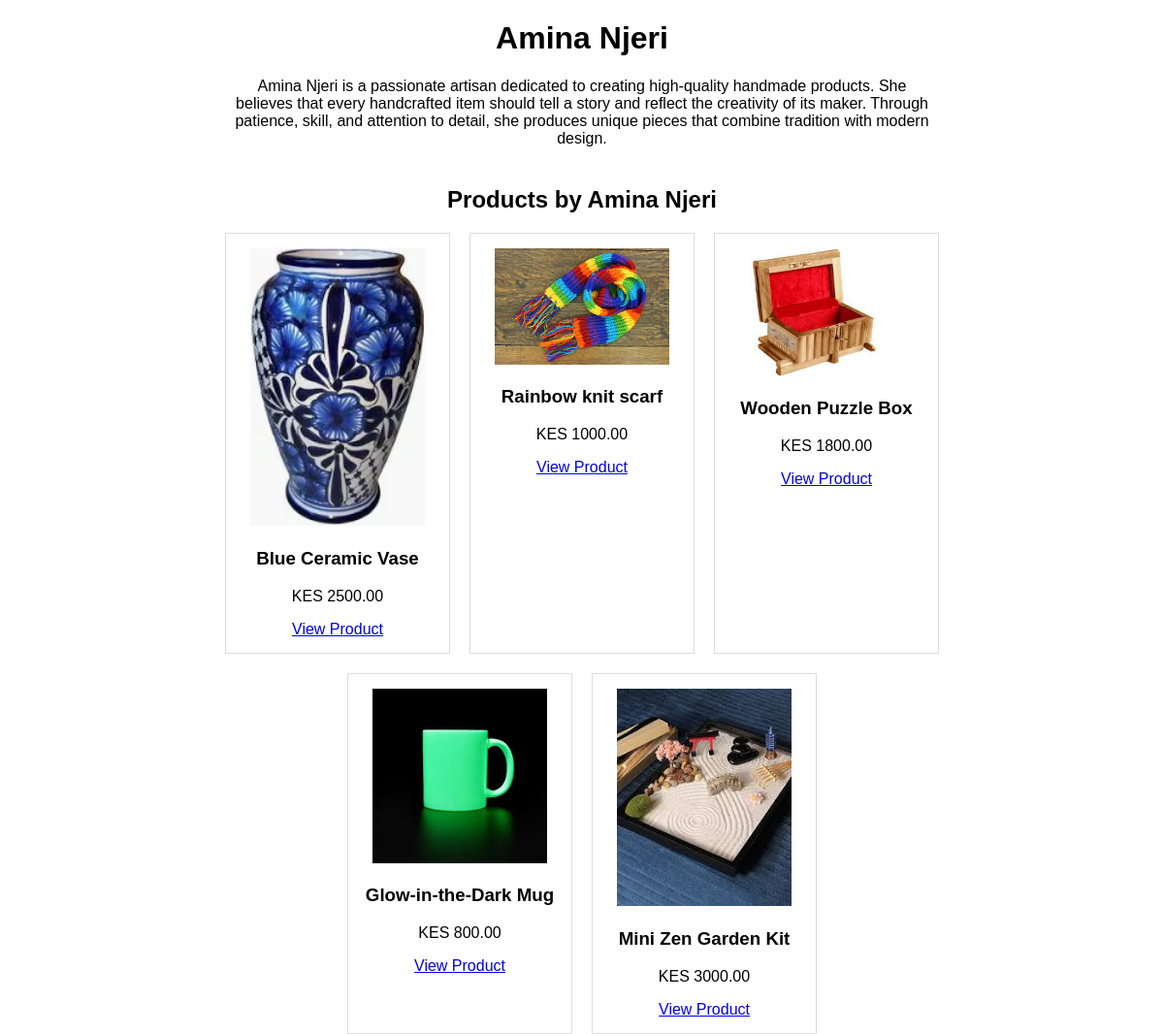
Page /artist/1/ on the committed database.
### products/models.py (models this page shows, shortened)
class Artist(models.Model):
    name = models.CharField(max_length=100)
    bio = models.TextField(blank=True)

class Product(models.Model):
    name = models.CharField(max_length=200)
    description = models.TextField()
    price = models.DecimalField(max_digits=10, decimal_places=2)
    image = models.ImageField(upload_to='products/')
    artist = models.ForeignKey('Artist', on_delete=models.CASCADE, related_name='products')
    is_featured = models.BooleanField(default=False)

### products/views.py (the view)
# urls.py: path('artist/<int:artist_id>/', views.artist_profile, name='artist_profile')
def artist_profile(request, artist_id):
    artist = Artist.objects.get(id=artist_id)
    products = Product.objects.filter(artist=artist)
    return render(request, 'products/artist_profile.html', {
        'artist': artist,
        'products': products
    })

### products/context_processors.py (called while the page is built)
def cart_items_count(request):
    cart = request.session.get('cart', {})
    total_item = sum(cart.values())
    return {'cart_items_count': total_item}

### products/templates/products/artist_profile.html (shortened to what this page needs)
{% load static %}
<!DOCTYPE html>
<html>
<head>
    <link rel="stylesheet" href="{% static 'css/style.css' %}">
</head>
<body>
<h1 style="text-align:center;">{{ artist.name }}</h1>
<p style="text-align:center; width:60%; margin:auto;">
{{ artist.bio }}
</p>
<h2 style="text-align:center; margin-top:40px;">Products by {{ artist.name }}</h2>
<div style="width:80%; margin:auto; display:flex; flex-wrap:wrap; gap:20px; justify-content:center;">
{% for product in products %}
<div style="border:1px solid #ddd; padding:15px; width:200px; text-align:center;">
<img src="{{ product.image.url }}" width="180">
<h3>{{ product.name }}</h3>
<p>KES {{ product.price }}</p>
<a href="{% url 'product_detail' product.id %}">View Product</a>
</div>
{% endfor %}
</div>
</body>
</html>

### static/css/style.css (style rules this page uses)
body { font-family: Arial, sans-serif; margin: 0; padding: 0; }
h1, h2, h3 { text-align: center; }

### rows in the picture
Artist: name "Amina Njeri", bio "Amina Njeri is a passionate artisan dedicated to creating high-quality handmade products. She believes that every handcrafted item should tell a story and reflect the creativity of its maker. Through patience, skill, and attention to detail, she produces unique pieces that combine tradition with modern design."
Product: image (picture), name "Blue Ceramic Vase", price "2500.00"
Product: image (picture), name "Rainbow knit scarf", price "1000.00"
Product: image (picture), name "Wooden Puzzle Box", price "1800.00"
Product: image (picture), name "Glow-in-the-Dark Mug", price "800.00"
Product: image (picture), name "Mini Zen Garden Kit", price "3000.00"
